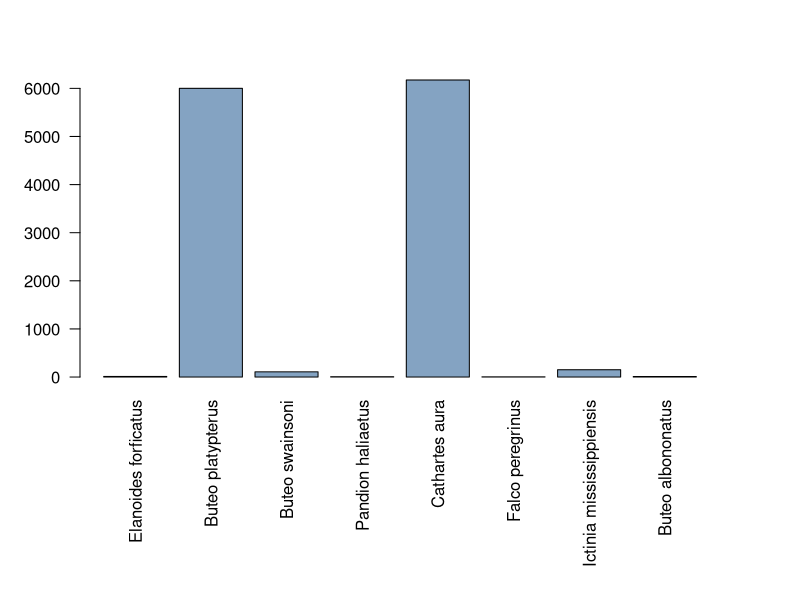

This figure's R source:
## ---- chunk 1
par(mar=c(11,4,4,4))

my_vector<-c(12,6001,108,6,6174,4,152,10 )

barplot(my_vector, col=rgb(0.2,0.4,0.6,0.6), names.arg=c("Elanoides forficatus","Buteo platypterus",	"Buteo swainsoni",	"Pandion haliaetus"	,"Cathartes aura",	"Falco peregrinus",	"Ictinia mississippiensis",	"Buteo albononatus"), las=2 )

